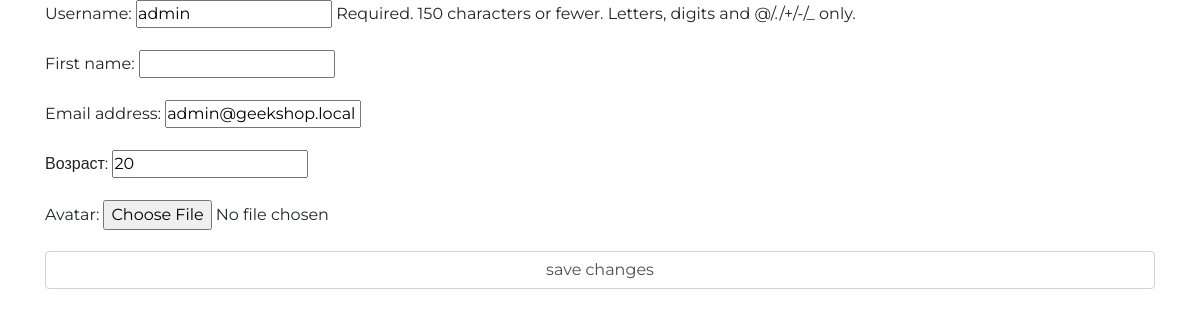
Page /auth/edit/1/ on the earlier database version.
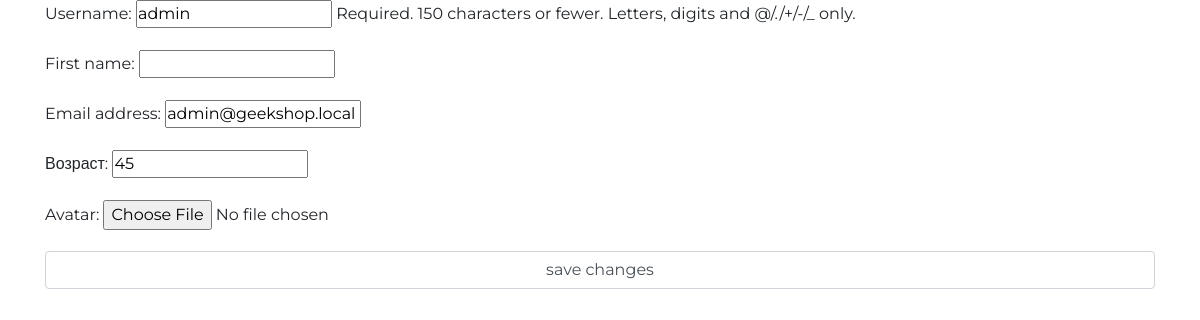
Same page on the later database version.
### authapp/models.py (models this page shows, shortened)
class ShopUser(AbstractUser):
    class Meta:
        verbose_name = 'пользователь'
        verbose_name_plural = 'пользователи'
    avatar = models.ImageField(upload_to='users_avatars', blank=True)
    age = models.PositiveIntegerField(verbose_name='возраст')

### authapp/views.py (the view)
# urls.py: path('edit/<int:pk>/', authapp.EditView.as_view(), name='edit'),
class EditView(UpdateView):
    model = ShopUser
    template_name = 'authapp/edit.html'
    fields = 'username', 'first_name', 'email', 'age', 'avatar'
    success_url = reverse_lazy('main')

### authapp/templates/authapp/edit.html (shortened to what this page needs)
{% extends 'authapp/base.html' %}
{%  load static %}
{%  block content %}
    <form class="form-horizontal" method="post">
        {{ form.as_p }}
        <input class="form-control" type="submit" value="save changes">
    </form>
{% endblock %}

Differences in the rows shown:
changed ShopUser "admin": age "20" → "45"
